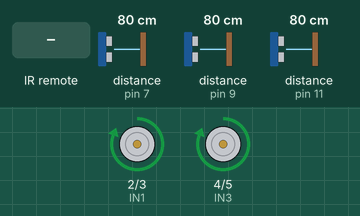
Bench run of a sketch on a simulated Arduino Uno, built with avr-gcc and run on an emulated ATmega328P. On the bench: motor-driver pin pairs drawn as motors (green arrow = first pin HIGH = forward, orange = second pin HIGH = backward, longer = more drive). Wiring (inferred from the names in the program): 3 × ultrasonic range finder: trigger pin 6, echo pin 7 / trigger pin 8, echo pin 9 / trigger pin 10, echo pin 11. The test bench sets the inputs (shaded band); at power-on: distance to the obstacle (sensors on pin 7, pin 9, pin 11) 80 cm. The echo pulse lasts 58.3 µs per cm.

Above: at 0.1 s.
At 1.2 s:
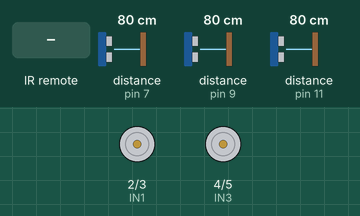
1.3 s: infrared code 0xFF22DD received
At 4.9 s:
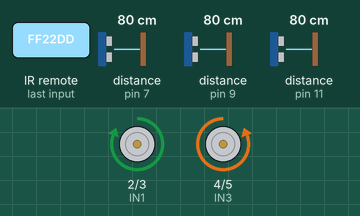
Timing chart, 0 to 11.5 s (numbered marks = the images above; inputs shaded):
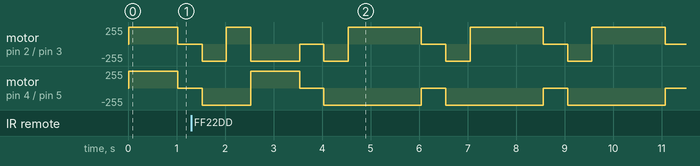

The sketch:

Code.ino
```cpp
#include <IRremote.h>

// Motor pins
#define ENA 9
#define IN1 2
#define IN2 3
#define IN3 4
#define IN4 5

// Ultrasonic sensor pins
#define TRIG1 6
#define ECHO1 7
#define TRIG2 8
#define ECHO2 9
#define TRIG3 10
#define ECHO3 11

// IR receiver pin
#define RECV_PIN 12

IRrecv irrecv(RECV_PIN);
decode_results results;

void setup() {
  // Motor pins as output
  pinMode(ENA, OUTPUT);
  pinMode(IN1, OUTPUT);
  pinMode(IN2, OUTPUT);
  pinMode(IN3, OUTPUT);
  pinMode(IN4, OUTPUT);

  // Ultrasonic sensor pins
  pinMode(TRIG1, OUTPUT);
  pinMode(ECHO1, INPUT);
  pinMode(TRIG2, OUTPUT);
  pinMode(ECHO2, INPUT);
  pinMode(TRIG3, OUTPUT);
  pinMode(ECHO3, INPUT);

  // IR receiver
  irrecv.enableIRIn();
}

void loop() {
  // Obstacle avoidance logic
  long duration1, distance1;
  long duration2, distance2;
  long duration3, distance3;

  digitalWrite(TRIG1, LOW);
  delayMicroseconds(2);
  digitalWrite(TRIG1, HIGH);
  delayMicroseconds(10);
  digitalWrite(TRIG1, LOW);
  duration1 = pulseIn(ECHO1, HIGH);
  distance1 = duration1 * 0.034 / 2;

  digitalWrite(TRIG2, LOW);
  delayMicroseconds(2);
  digitalWrite(TRIG2, HIGH);
  delayMicroseconds(10);
  digitalWrite(TRIG2, LOW);
  duration2 = pulseIn(ECHO2, HIGH);
  distance2 = duration2 * 0.034 / 2;

  digitalWrite(TRIG3, LOW);
  delayMicroseconds(2);
  digitalWrite(TRIG3, HIGH);
  delayMicroseconds(10);
  digitalWrite(TRIG3, LOW);
  duration3 = pulseIn(ECHO3, HIGH);
  distance3 = duration3 * 0.034 / 2;

  if (distance1 < 20 || distance2 < 20 || distance3 < 20) {
    // Obstacle detected
    stop();
    delay(500);
    // Implement avoidance strategy here
    backward();
    delay(500);
    right();
    delay(500);
  } else {
    forward();
  }

  // IR remote control logic
  if (irrecv.decode(&results)) {
    switch(results.value) {
      case 0xFFA25D: forward(); break; // "Forward" button
      case 0xFFE21D: backward(); break; // "Backward" button
      case 0xFF22DD: left(); break; // "Left" button
      case 0xFFC23D: right(); break; // "Right" button
      case 0xFF02FD: stop(); break; // "Stop" button
    }
    irrecv.resume(); // Receive the next value
  }
}

void forward() {
  digitalWrite(IN1, HIGH);
  digitalWrite(IN2, LOW);
  digitalWrite(IN3, HIGH);
  digitalWrite(IN4, LOW);
  analogWrite(ENA, 255);
}

void backward() {
  digitalWrite(IN1, LOW);
  digitalWrite(IN2, HIGH);
  digitalWrite(IN3, LOW);
  digitalWrite(IN4, HIGH);
  analogWrite(ENA, 255);
}

void left() {
  digitalWrite(IN1, LOW);
  digitalWrite(IN2, HIGH);
  digitalWrite(IN3, HIGH);
  digitalWrite(IN4, LOW);
  analogWrite(ENA, 255);
}

void right() {
  digitalWrite(IN1, HIGH);
  digitalWrite(IN2, LOW);
  digitalWrite(IN3, LOW);
  digitalWrite(IN4, HIGH);
  analogWrite(ENA, 255);
}

void stop() {
  digitalWrite(IN1, LOW);
  digitalWrite(IN2, LOW);
  digitalWrite(IN3, LOW);
  digitalWrite(IN4, LOW);
  analogWrite(ENA, 0);
}
```
